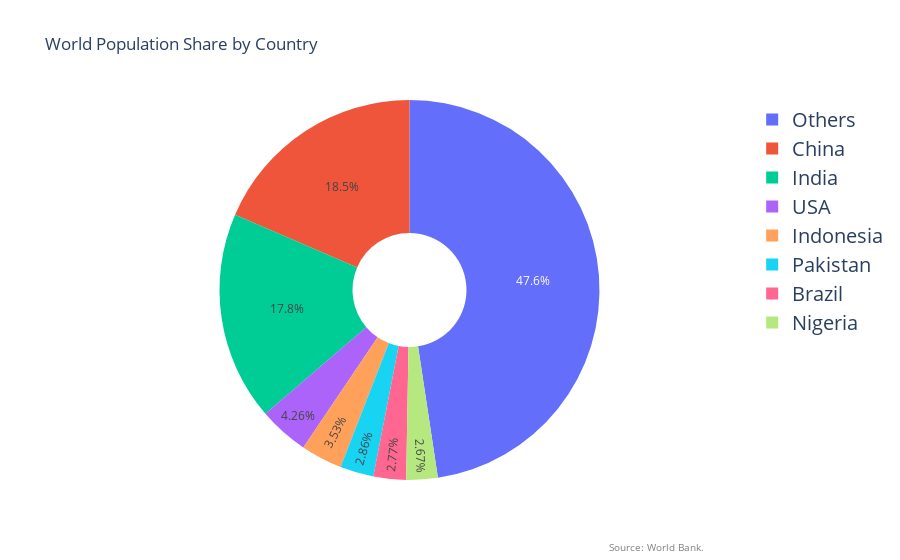

Notebook code cell kept with this figure:
### Code cell
trace = go.Pie(
    labels=country_df['Country'],
    values=country_df['World Population Share'],
    hole=0.3,
)
layout = go.Layout(title='World Population Share by Country', legend=dict(font=dict(size=20)))
fig = go.Figure(data=[trace], layout=layout)
fig.add_annotation(text='Source: World Bank.',xref='paper', yref='paper',x=0.95, y=-0.2,showarrow=False,font=dict(size=10, color='gray'))
fig.show()

### Figure 1 — Plotly figure (JSON) as saved in the notebook; plotly's stock layout.template omitted (floating-point values rounded to 4 significant figures)
{"data": [{"hole": 0.3, "labels": ["China", "India", "USA", "Indonesia", "Pakistan", "Brazil", "Nigeria", "Others"], "type": "pie", "values": [0.1851, 0.1779, 0.0426, 0.0353, 0.0286, 0.0277, 0.0267, 0.4761]}], "layout": {"annotations": [{"font": {"color": "gray", "size": 10}, "showarrow": false, "text": "Source: World Bank.", "x": 0.95, "xref": "paper", "y": -0.2, "yref": "paper"}], "legend": {"font": {"size": 20}}, "title": {"text": "World Population Share by Country"}}}
